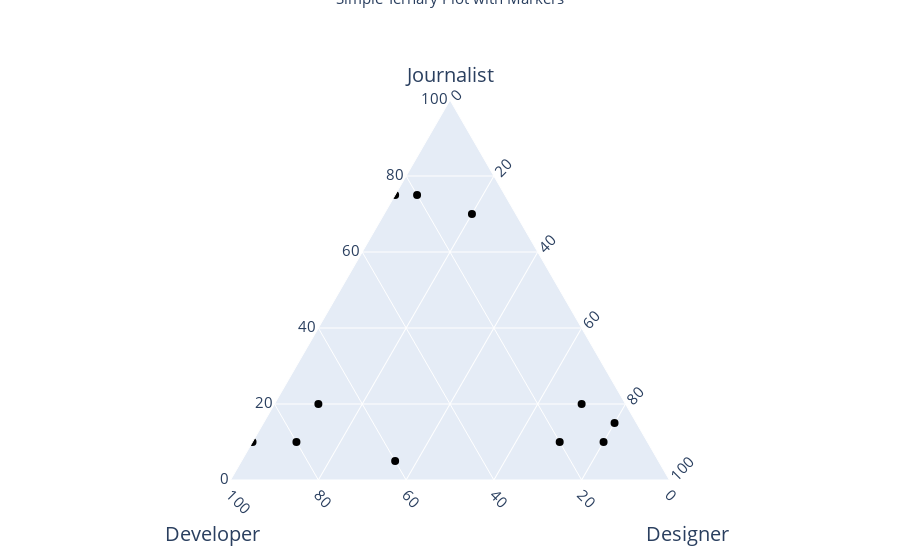

Write notebook code for a chart like this one.
### Code cell
# Simplex Plot Example

rawData = [
    {'journalist':75,'developer':25,'designer':0,'label':'point 1'},
    {'journalist':70,'developer':10,'designer':20,'label':'point 2'},
    {'journalist':75,'developer':20,'designer':5,'label':'point 3'},
    {'journalist':5,'developer':60,'designer':35,'label':'point 4'},
    {'journalist':10,'developer':80,'designer':10,'label':'point 5'},
    {'journalist':10,'developer':90,'designer':0,'label':'point 6'},
    {'journalist':20,'developer':70,'designer':10,'label':'point 7'},
    {'journalist':10,'developer':20,'designer':70,'label':'point 8'},
    {'journalist':15,'developer':5,'designer':80,'label':'point 9'},
    {'journalist':10,'developer':10,'designer':80,'label':'point 10'},
    {'journalist':20,'developer':10,'designer':70,'label':'point 11'},
];

def makeAxis(title, tickangle):
    return {
      'title': title,
      'titlefont': { 'size': 20 },
      'tickangle': tickangle,
      'tickfont': { 'size': 15 },
      'tickcolor': 'rgba(0,0,0,0)',
      'ticklen': 5,
      'showline': True,
      'showgrid': True
    }

fig = go.Figure(go.Scatterternary({
    'mode': 'markers',
    'a': [i for i in map(lambda x: x['journalist'], rawData)],
    'b': [i for i in map(lambda x: x['developer'], rawData)],
    'c': [i for i in map(lambda x: x['designer'], rawData)],
    'text': [i for i in map(lambda x: x['label'], rawData)],
    'marker': {
        'symbol': 0,
        'color': '#000000',
        'size': 8,
        #'line': { 'width': 2 }
    }
}))

fig.update_layout({
    'ternary': {
        'sum': 100,
        'aaxis': makeAxis('Journalist', 0),
        'baxis': makeAxis('<br>Developer', 45),
        'caxis': makeAxis('<br>Designer', -45)
    },
    'annotations': [{
      'showarrow': False,
      'text': 'Simple Ternary Plot with Markers',
        'x': 0.5,
        'y': 1.3,
        'font': { 'size': 15 }
    }]
})

fig.show()

### Figure 1 — Plotly figure (JSON) as saved in the notebook; plotly's stock layout.template omitted (floating-point values rounded to 4 significant figures)
{"data": [{"a": [75, 70, 75, 5, 10, 10, 20, 10, 15, 10, 20], "b": [25, 10, 20, 60, 80, 90, 70, 20, 5, 10, 10], "c": [0, 20, 5, 35, 10, 0, 10, 70, 80, 80, 70], "marker": {"color": "#000000", "size": 8, "symbol": 0}, "mode": "markers", "text": ["point 1", "point 2", "point 3", "point 4", "point 5", "point 6", "point 7", "point 8", "point 9", "point 10", "point 11"], "type": "scatterternary"}], "layout": {"annotations": [{"font": {"size": 15}, "showarrow": false, "text": "Simple Ternary Plot with Markers", "x": 0.5, "y": 1.3}], "ternary": {"aaxis": {"showgrid": true, "showline": true, "tickangle": 0, "tickcolor": "rgba(0,0,0,0)", "tickfont": {"size": 15}, "ticklen": 5, "title": {"font": {"size": 20}, "text": "Journalist"}}, "baxis": {"showgrid": true, "showline": true, "tickangle": 45, "tickcolor": "rgba(0,0,0,0)", "tickfont": {"size": 15}, "ticklen": 5, "title": {"font": {"size": 20}, "text": "<br>Developer"}}, "caxis": {"showgrid": true, "showline": true, "tickangle": -45, "tickcolor": "rgba(0,0,0,0)", "tickfont": {"size": 15}, "ticklen": 5, "title": {"font": {"size": 20}, "text": "<br>Designer"}}, "sum": 100}}}
